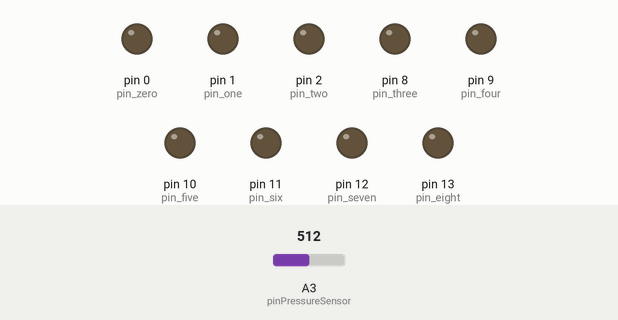
The sketch below on a simulated Arduino Uno, built with avr-gcc and run on an emulated ATmega328P. Shown: output pins drawn as LEDs (lit = HIGH). The inputs (shaded band) are chosen by the test bench; at power-on: A3 (pinPressureSensor) = 512.

Above: at 1.2 s.
1.3 s: A3 (pinPressureSensor) set to 415
2.8 s: A3 (pinPressureSensor) set to 386
At 3.7 s:
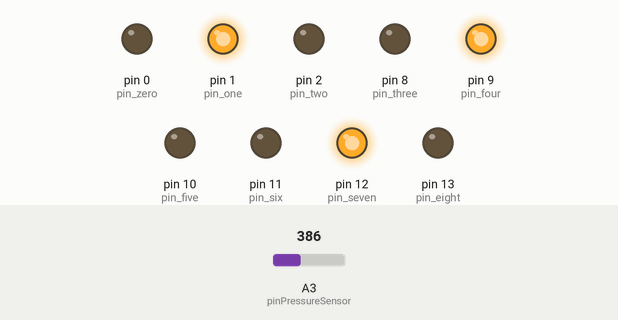
4.3 s: A3 (pinPressureSensor) set to 377
5.8 s: A3 (pinPressureSensor) set to 357
At 7.0 s:
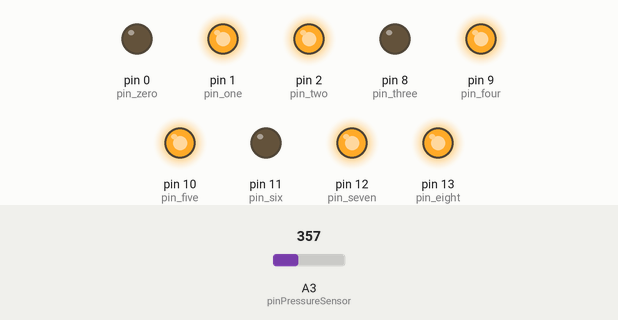
7.3 s: A3 (pinPressureSensor) set to 346
8.8 s: A3 (pinPressureSensor) set to 323
At 9.4 s:
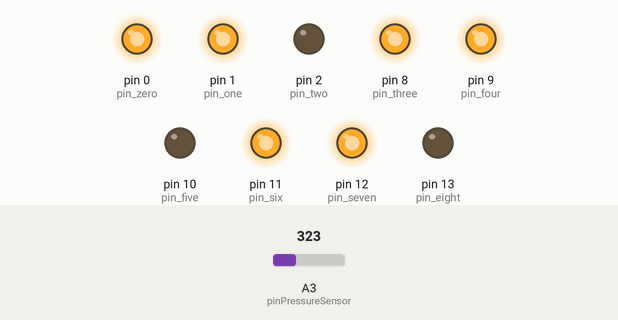
Timing chart, 0 to 11.3 s (numbered marks = the images above; inputs shaded):
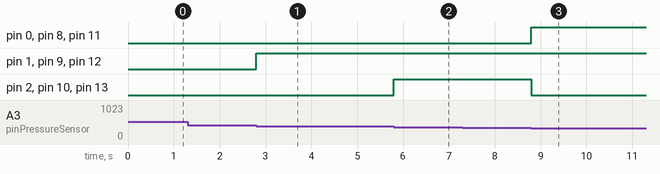

Measured:
- the behaviour switches between 400 and 399 on A3 (pinPressureSensor) (found by bisection; images 0 and 1)
- the behaviour switches between 369 and 368 on A3 (pinPressureSensor) (found by bisection; images 1 and 2)
- the behaviour switches between 338 and 337 on A3 (pinPressureSensor) (found by bisection; images 2 and 3)
- after the input at 1.3 s, every drawn part: stays the same
- after the input at 2.8 s, pin 1 (pin_one), pin 9 (pin_four), pin 12 (pin_seven): LOW → HIGH at once
- after the input at 4.3 s, every drawn part: stays the same
- after the input at 5.8 s, pin 2 (pin_two), pin 10 (pin_five), pin 13 (pin_eight): LOW → HIGH at once
- after the input at 7.3 s, every drawn part: stays the same
- after the input at 8.8 s, pin 0 (pin_zero), pin 8 (pin_three), pin 11 (pin_six): LOW → HIGH at once; pin 2 (pin_two), pin 10 (pin_five), pin 13 (pin_eight): HIGH → LOW at once

The sketch:

led_coaster_hobbyist_atmega.ino
```cpp
//#include <NewSoftSerial.h>

int pin_zero = 0;
int pin_one = 1;
int pin_two = 2;

int pin_three = 8;
int pin_four = 9;
int pin_five = 10;

int pin_six = 11;
int pin_seven = 12;
int pin_eight = 13;

int pinPressureSensor = A3;

int countPressureLevels = 8;
int colorPressureLevels[8][2] = {
{0,200},
{201,235},
{236,270},
{271,300},
{301,337},
{338,368},
{369,399},
{400, 1000}
};


int colorRGBValues[8][4] = {
{255,255,255,255},
{0, 255, 0, 255},
{255, 255,0,0},
{255, 0, 0, 0},
{255, 0, 255, 0},
{0,255,255,255},
{0,0,255,255},
{0,0,0, 255}

};

void setup() {
  //Serial.begin(9600);

  pinMode(pinPressureSensor, INPUT);

  pinMode(pin_zero, OUTPUT);
  pinMode(pin_one, OUTPUT);
  pinMode(pin_two, OUTPUT);

  pinMode(pin_three, OUTPUT);
  pinMode(pin_four, OUTPUT);
  pinMode(pin_five, OUTPUT);

  pinMode(pin_six, OUTPUT);
  pinMode(pin_seven, OUTPUT);
  pinMode(pin_eight, OUTPUT);
}

void loop() {
  int pressureLevel = getPressureLevel();
 //Serial.println(pressureLevel);
  setColor(pressureLevel);
}

void setColor(int pressureLevel) {

  //int otherValue = colorRGBValues[pressureLevel][0];
  int redValue = colorRGBValues[pressureLevel][0];
  int yellowValue = colorRGBValues[pressureLevel][1];
  int greenValue = colorRGBValues[pressureLevel][2];


  //Serial.println(redValue + greenValue + yellowValue);
  //Serial.println(greenValue);
  //Serial.println(yellowValue);

  analogWrite(pin_zero,redValue);
  analogWrite(pin_one,greenValue);
  analogWrite(pin_two,yellowValue);

  analogWrite(pin_three, redValue);
  analogWrite(pin_four,greenValue);
  analogWrite(pin_five,yellowValue);

  analogWrite(pin_six, redValue);
  analogWrite(pin_seven,greenValue);
  analogWrite(pin_eight,yellowValue);
}

int getPressureLevel() {
  int pressureLevel=0;

  int pressureSensorValue = analogRead(pinPressureSensor);

  for (int i=0; i<countPressureLevels; i++) {
    int minValue = colorPressureLevels[i][0];
    int maxValue = colorPressureLevels[i][1];
    if (pressureSensorValue>=minValue && pressureSensorValue<=maxValue) {
      pressureLevel=i;
      break;
    }
  }

  return pressureLevel;
}
```
